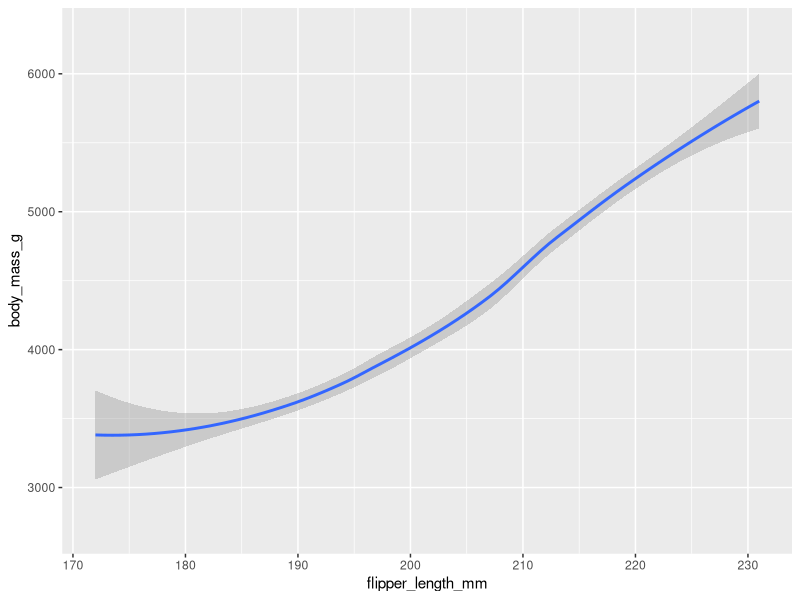

Recreate this plot in R.
## ---- chunk 1
library(tidyverse)
library(palmerpenguins)
penguins = na.omit(penguins)
#data(package = 'palmerpenguins')
knitr::opts_chunk$set(echo = TRUE)
knitr::opts_chunk$set(fig.dim=c(4.8, 4.5), fig.retina=2, out.width="100%")
## ---- chunk 2

## ---- chunk 3

## ---- chunk 4

## ---- chunk 5
aes(x = flipper_length_mm, 
    y = body_mass_g,
    colour = species)
## ---- chunk 6

## ---- chunk 7

## ---- chunk 8

## ---- chunk 9

## ---- chunk 10
ggplot(data = penguins) +
  geom_point(mapping = aes(x=flipper_length_mm, y=body_mass_g), alpha=0) +
  geom_smooth(
    mapping = aes(
      x = flipper_length_mm,
      y = body_mass_g
      )
    )
## ---- chunk 11

## ---- chunk 12

## ---- chunk 13

## ---- chunk 14

